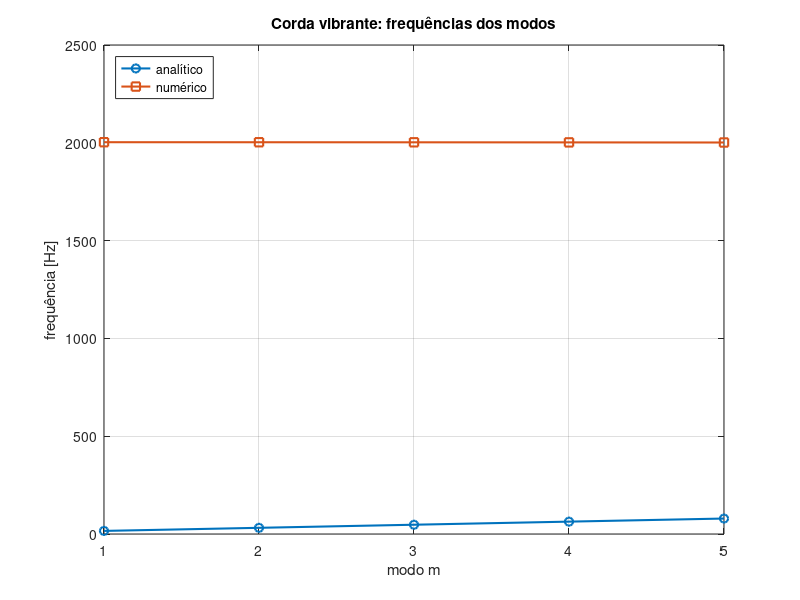
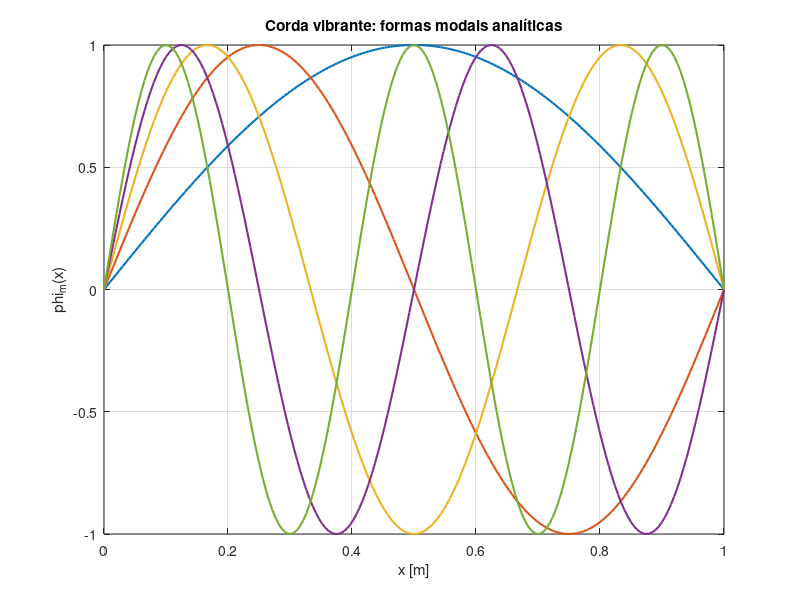
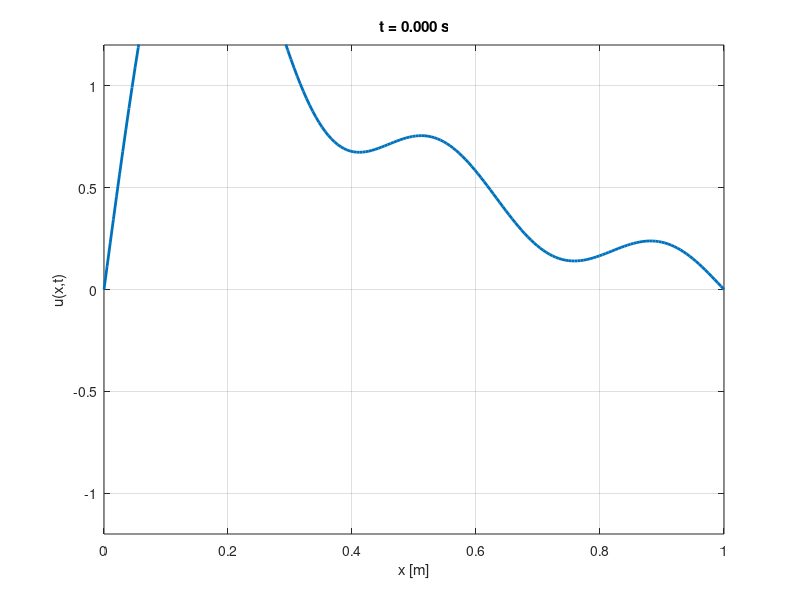
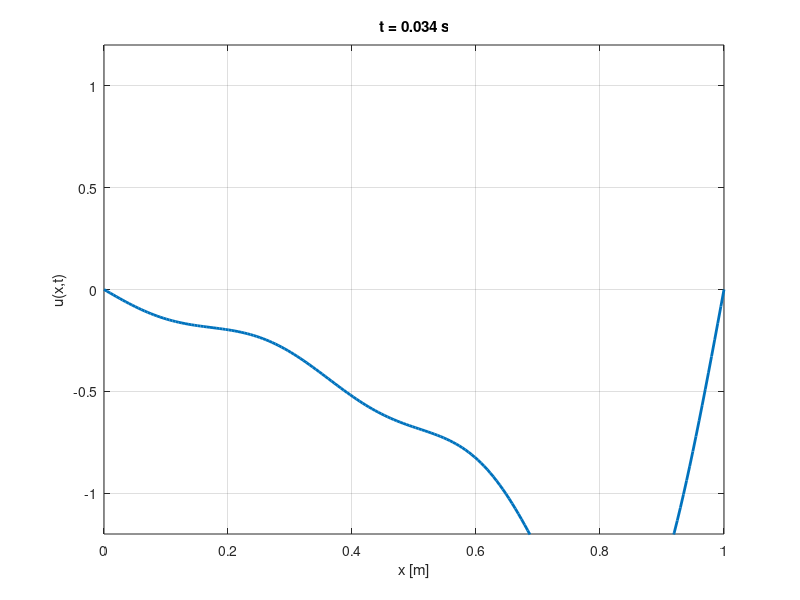

MATLAB code to generate these figures, in order:
## Corda vibrante 1D (EDO/EDP) – autovalores e autovetores
## Gera saída em pasta própria dentro de codigos/octave e salva figuras/dados.

function corda_vibrante()
  clc;
  printf("Corda vibrante – PIN: autovalores/autovetores\n");

  % ---------- Configuração de renderização (headless friendly) ----------
  try
    graphics_toolkit ("qt");
  catch
    graphics_toolkit ("gnuplot");
  end
  set(0, "defaultfigurevisible", "off");  % evita abrir janelas no servidor

  % ---------- Parâmetros físicos e numéricos ----------
  L = 1.0;          % comprimento [m]
  T = 10.0;         % tensão [N]
  rho = 0.01;       % densidade linear [kg/m]
  c = sqrt(T/rho);  % velocidade de ondas [m/s]

  N = 200;          % pontos espaciais (malha FD)
  x = linspace(0, L, N)';
  dx = x(2)-x(1);

  Mmax = 5;         % quantos modos salvar
  tmax = 2.0;       % tempo para animação (s)
  nt = 60;          % frames

  % ---------- Solução analítica dos autovalores ----------
  % Modos: phi_m(x) = sin(m*pi*x/L), omegas: w_m = m*pi*c/L
  m = (1:Mmax)';
  w = m * pi * c / L;       % frequências angulares
  f = w/(2*pi);             % frequências [Hz]

  % ---------- Método numérico (diferenças finitas) para -d2/dx2 ----------
  e = ones(N,1);
  D2 = spdiags([e -2*e e], [-1 0 1], N, N)/(dx^2);
  % Condições de contorno fixas: u(0)=u(L)=0
  D2(1,:) = 0; D2(1,1) = 1;         % impõe u(1)=0
  D2(N,:) = 0; D2(N,N) = 1;         % impõe u(N)=0
  % Resolver autovalores do operador espacial interno (2..N-1)
  [Vnum, Lam] = eig(full(D2(2:N-1, 2:N-1)));
  lam = diag(Lam);  % autovalores espaciais
  [lam_sorted, idx] = sort(lam); Vnum = Vnum(:, idx);

  % Frequências numéricas aproximadas:
  w_num = sqrt(-lam_sorted) * c;        % w = c*sqrt(k^2); lam ~ -k^2
  f_num = w_num/(2*pi);

  % ---------- Criar pasta de saída ----------
  ts = strftime("%Y%m%d-%H%M%S", localtime(time()));
  out_name = sprintf("vibrating_string_L%.2f_T%.2f_rho%.3f_modes%d", L, T, rho, Mmax);
  out_dir = fullfile(pwd, out_name);
  if exist(out_dir, "dir")
    out_dir = [out_dir "_" ts];
  end
  mkdir(out_dir);

  % ---------- Salvar espectro (analítico x numérico) ----------
  fig1 = figure(1); clf;
  plot(m, f, "o-", "linewidth", 1.5); hold on;
  plot(1:length(f_num(1:Mmax)), f_num(1:Mmax), "s-", "linewidth", 1.5);
  grid on; xlabel("modo m"); ylabel("frequência [Hz]");
  legend("analítico", "numérico", "location", "northwest");
  title("Corda vibrante: frequências dos modos");
  print(fig1, fullfile(out_dir, "frequencias_modos.png"), "-dpng", "-r200");

  % ---------- Salvar formas modais analíticas ----------
  fig2 = figure(2); clf;
  cm = lines(Mmax);
  for k=1:Mmax
    phi = sin(k*pi*x/L);
    plot(x, phi, "linewidth", 1.5); hold on;
  end
  grid on; xlabel("x [m]"); ylabel("\phi_m(x)");
  title("Corda vibrante: formas modais analíticas");
  print(fig2, fullfile(out_dir, "modos_analiticos.png"), "-dpng", "-r200");

  % ---------- Animação simples (combinação de modos) ----------
  % u(x,t) = sum_{m=1..Mmax} A_m sin(m*pi*x/L) cos(w_m t)
  A = exp(-0.3*(0:Mmax-1)');  % amplitudes decrescentes
  tt = linspace(0, tmax, nt);
  fig3 = figure(3); clf;
  for it=1:length(tt)
    t = tt(it);
    u = zeros(size(x));
    for k=1:Mmax
      u += A(k) * sin(k*pi*x/L) * cos(w(k)*t);
    end
    plot(x, u, "linewidth", 2);
    axis([0 L -1.2 1.2]); grid on;
    xlabel("x [m]"); ylabel("u(x,t)"); title(sprintf("t = %.3f s", t));
    drawnow;
    print(fig3, fullfile(out_dir, sprintf("frame_%03d.png", it)), "-dpng", "-r150");
  end

  % ---------- Salvar dados ----------
  save(fullfile(out_dir, "params.mat"), "L","T","rho","c","Mmax","tmax","nt");
  save(fullfile(out_dir, "frequencias_analiticas.txt"), "f", "-ascii");
  save(fullfile(out_dir, "frequencias_numericas.txt"), "f_num", "-ascii");
  dlmwrite(fullfile(out_dir, "x_grid.txt"), x, "delimiter", "\t");

  printf("✅ Concluído. Saída em: %s\n", out_dir);
end

% Executa quando rodar: octave -qf corda_vibrante.m
corda_vibrante();
